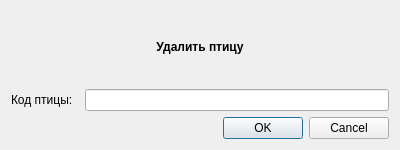
<?xml version="1.0" encoding="UTF-8"?>
<ui version="4.0">
 <class>DeleteBirdDialog</class>
 <widget class="QDialog" name="DeleteBirdDialog">
  <property name="geometry">
   <rect>
    <x>0</x>
    <y>0</y>
    <width>400</width>
    <height>150</height>
   </rect>
  </property>
  <property name="windowTitle">
   <string>Dialog</string>
  </property>
  <layout class="QGridLayout" name="gridLayout">
   <item row="1" column="0">
    <widget class="QLabel" name="label_2">
     <property name="text">
      <string>Код птицы:</string>
     </property>
    </widget>
   </item>
   <item row="1" column="2">
    <widget class="QLineEdit" name="codeLineEdit"/>
   </item>
   <item row="2" column="0" colspan="3">
    <widget class="QDialogButtonBox" name="buttonBox">
     <property name="orientation">
      <enum>Qt::Horizontal</enum>
     </property>
     <property name="standardButtons">
      <set>QDialogButtonBox::Cancel|QDialogButtonBox::Ok</set>
     </property>
    </widget>
   </item>
   <item row="0" column="0" colspan="3">
    <widget class="QLabel" name="label">
     <property name="font">
      <font>
       <weight>75</weight>
       <bold>true</bold>
      </font>
     </property>
     <property name="text">
      <string>Удалить птицу</string>
     </property>
     <property name="alignment">
      <set>Qt::AlignCenter</set>
     </property>
    </widget>
   </item>
  </layout>
 </widget>
 <resources/>
 <connections>
  <connection>
   <sender>buttonBox</sender>
   <signal>accepted()</signal>
   <receiver>DeleteBirdDialog</receiver>
   <slot>accept()</slot>
   <hints>
    <hint type="sourcelabel">
     <x>248</x>
     <y>254</y>
    </hint>
    <hint type="destinationlabel">
     <x>157</x>
     <y>274</y>
    </hint>
   </hints>
  </connection>
  <connection>
   <sender>buttonBox</sender>
   <signal>rejected()</signal>
   <receiver>DeleteBirdDialog</receiver>
   <slot>reject()</slot>
   <hints>
    <hint type="sourcelabel">
     <x>316</x>
     <y>260</y>
    </hint>
    <hint type="destinationlabel">
     <x>286</x>
     <y>274</y>
    </hint>
   </hints>
  </connection>
 </connections>
</ui>
